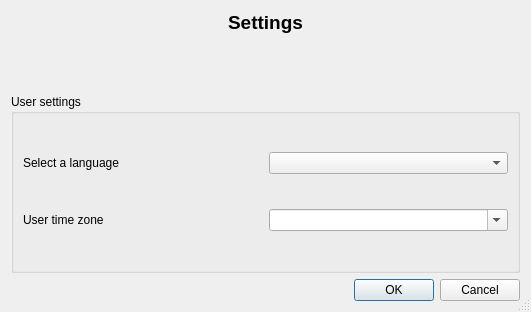
<?xml version="1.0" encoding="UTF-8"?>
<ui version="4.0">
 <class>frmSettings</class>
 <widget class="QDialog" name="frmSettings">
  <property name="windowModality">
   <enum>Qt::WindowModal</enum>
  </property>
  <property name="geometry">
   <rect>
    <x>0</x>
    <y>0</y>
    <width>531</width>
    <height>312</height>
   </rect>
  </property>
  <property name="windowTitle">
   <string>Application settings</string>
  </property>
  <property name="windowIcon">
   <iconset resource="../images/caloriestracker.qrc">
    <normaloff>:/caloriestracker/configure.png</normaloff>:/caloriestracker/configure.png</iconset>
  </property>
  <property name="sizeGripEnabled">
   <bool>true</bool>
  </property>
  <property name="modal">
   <bool>true</bool>
  </property>
  <layout class="QHBoxLayout" name="horizontalLayout_7">
   <item>
    <layout class="QVBoxLayout" name="verticalLayout">
     <item>
      <widget class="QLabel" name="lblTitulo">
       <property name="font">
        <font>
         <pointsize>14</pointsize>
         <weight>75</weight>
         <bold>true</bold>
        </font>
       </property>
       <property name="text">
        <string>Settings</string>
       </property>
       <property name="alignment">
        <set>Qt::AlignCenter</set>
       </property>
      </widget>
     </item>
     <item>
      <layout class="QHBoxLayout" name="horizontalLayout_4">
       <item>
        <spacer name="horizontalSpacer_2">
         <property name="orientation">
          <enum>Qt::Horizontal</enum>
         </property>
         <property name="sizeHint" stdset="0">
          <size>
           <width>40</width>
           <height>20</height>
          </size>
         </property>
        </spacer>
       </item>
       <item>
        <widget class="QLabel" name="lblPixmap">
         <property name="sizePolicy">
          <sizepolicy hsizetype="Fixed" vsizetype="Fixed">
           <horstretch>0</horstretch>
           <verstretch>0</verstretch>
          </sizepolicy>
         </property>
         <property name="minimumSize">
          <size>
           <width>48</width>
           <height>48</height>
          </size>
         </property>
         <property name="maximumSize">
          <size>
           <width>48</width>
           <height>48</height>
          </size>
         </property>
         <property name="pixmap">
          <pixmap resource="../images/caloriestracker.qrc">:/caloriestracker/configure.png</pixmap>
         </property>
         <property name="scaledContents">
          <bool>true</bool>
         </property>
         <property name="alignment">
          <set>Qt::AlignCenter</set>
         </property>
        </widget>
       </item>
       <item>
        <spacer name="horizontalSpacer">
         <property name="orientation">
          <enum>Qt::Horizontal</enum>
         </property>
         <property name="sizeHint" stdset="0">
          <size>
           <width>40</width>
           <height>20</height>
          </size>
         </property>
        </spacer>
       </item>
      </layout>
     </item>
     <item>
      <widget class="QGroupBox" name="groupBox_2">
       <property name="sizePolicy">
        <sizepolicy hsizetype="Preferred" vsizetype="Expanding">
         <horstretch>0</horstretch>
         <verstretch>0</verstretch>
        </sizepolicy>
       </property>
       <property name="title">
        <string>User settings</string>
       </property>
       <layout class="QHBoxLayout" name="horizontalLayout_8">
        <item>
         <layout class="QVBoxLayout" name="verticalLayout_4">
          <item>
           <layout class="QHBoxLayout" name="horizontalLayout_9">
            <item>
             <widget class="QLabel" name="label_4">
              <property name="text">
               <string>Select a language</string>
              </property>
             </widget>
            </item>
            <item>
             <widget class="QComboBox" name="cmbLanguages">
              <property name="sizePolicy">
               <sizepolicy hsizetype="Preferred" vsizetype="Fixed">
                <horstretch>0</horstretch>
                <verstretch>0</verstretch>
               </sizepolicy>
              </property>
             </widget>
            </item>
           </layout>
          </item>
          <item>
           <layout class="QHBoxLayout" name="horizontalLayout_2">
            <item>
             <widget class="QLabel" name="label_2">
              <property name="text">
               <string>User time zone</string>
              </property>
             </widget>
            </item>
            <item>
             <widget class="QComboBox" name="cmbZones">
              <property name="editable">
               <bool>true</bool>
              </property>
             </widget>
            </item>
           </layout>
          </item>
         </layout>
        </item>
       </layout>
      </widget>
     </item>
     <item>
      <widget class="QDialogButtonBox" name="buttonbox">
       <property name="standardButtons">
        <set>QDialogButtonBox::Cancel|QDialogButtonBox::Ok</set>
       </property>
      </widget>
     </item>
    </layout>
   </item>
  </layout>
 </widget>
 <resources>
  <include location="../images/caloriestracker.qrc"/>
  <include location="../images/caloriestracker.qrc"/>
 </resources>
 <connections/>
</ui>
